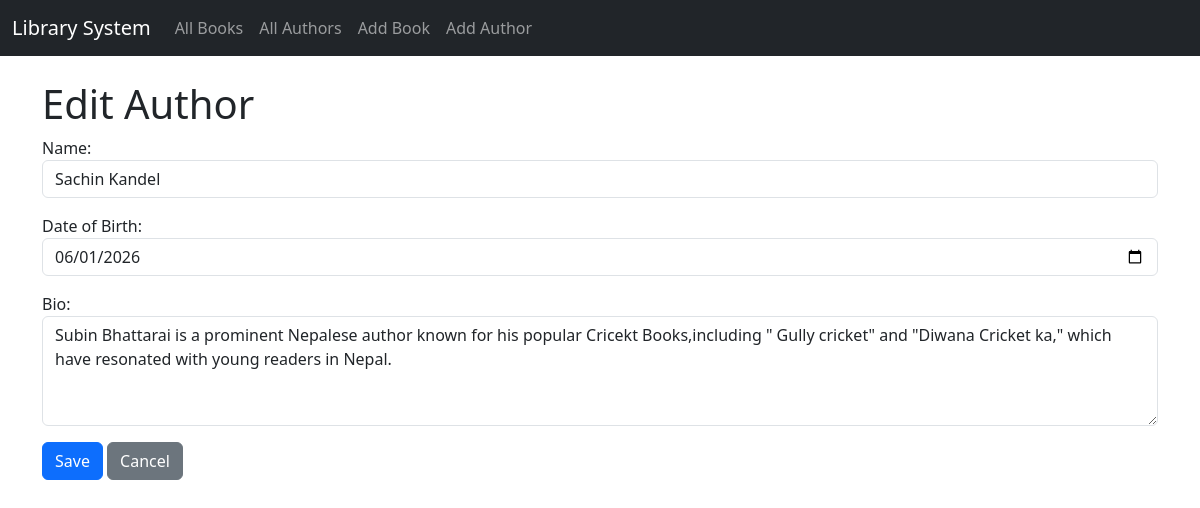
Screenshot of /authors/1/edit/ with the database file from the repository.
### library/models.py (models this page shows, shortened)
class Author(models.Model):
    name = models.CharField(max_length=100)
    date_of_birth = models.DateField(blank=True, null=True)
    bio = models.TextField(blank=True, null=True)

### library/views.py (the view)
# urls.py: path('authors/<int:pk>/edit/', views.author_edit, name='author_edit'),
def author_edit(request, pk):
    author = get_object_or_404(Author, pk=pk)
    if request.method == 'POST':
        author.name = request.POST.get('name')
        author.date_of_birth = request.POST.get('date_of_birth') or None
        author.bio = request.POST.get('bio')
        author.save()
        return redirect('author_detail', pk=author.pk)
    return render(request, 'author_form.html', {'author': author})

### templates/author_form.html (shortened to what this page needs)
{% extends 'base.html' %}
{% block content %}
    <h1>{% if author %}Edit Author{% else %}Add New Author{% endif %}</h1>
    <form method="post">
        <div class="mb-3">
            <label>Name:</label>
            <input type="text" name="name" class="form-control" value="{% if author %}{{ author.name }}{% endif %}" maxlength="100" required>
        </div>
        <div class="mb-3">
            <label>Date of Birth:</label>
            <input type="date" name="date_of_birth" class="form-control" value="{% if author %}{{ author.date_of_birth|date:'Y-m-d' }}{% endif %}">
        </div>
        <div class="mb-3">
            <label>Bio:</label>
            <textarea name="bio" class="form-control" rows="4">{% if author %}{{ author.bio }}{% endif %}</textarea>
        </div>
        <button type="submit" class="btn btn-primary">Save</button>
        <a href="{% url 'author_list' %}" class="btn btn-secondary">Cancel</a>
    </form>
{% endblock %}

### rows the page displays
Author: name "Sachin Kandel", date_of_birth "06/01/2026", bio "Subin Bhattarai is a prominent Nepalese author known for his popular Cricekt Books,including \" Gully cricket\" and \"Diwana Cricket ka,\" which have resonated with young readers in Nepal."
